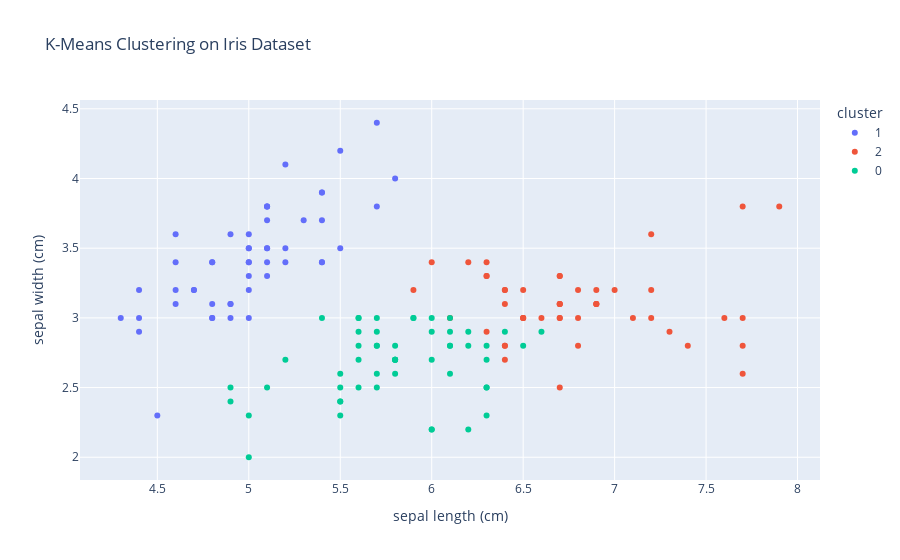

The notebook cell saved with this chart:
### Code cell
from sklearn.cluster import KMeans
from sklearn.datasets import load_iris
import plotly.express as px
import pandas as pd
from sklearn.preprocessing import StandardScaler

# Load the real-world dataset (Iris dataset)
iris = load_iris()
df = pd.DataFrame(iris.data, columns=iris.feature_names)

# Standardizing the dataset
scaler = StandardScaler()
df_scaled = scaler.fit_transform(df)

# Apply K-Means clustering
kmeans = KMeans(n_clusters=3, init='k-means++', random_state=42, n_init=10)
kmeans.fit(df_scaled)
df['cluster'] = kmeans.labels_.astype(str)

# Scatter plot using first two principal features
fig = px.scatter(df, x=iris.feature_names[0], y=iris.feature_names[1], color='cluster', 
                 title='K-Means Clustering on Iris Dataset')
fig.show()

### Figure 1 — Plotly figure (JSON) as saved in the notebook; plotly's stock layout.template omitted (floating-point values rounded to 4 significant figures)
{"data": [{"hovertemplate": "cluster=1<br>sepal length (cm)=%{x}<br>sepal width (cm)=%{y}<extra></extra>", "legendgroup": "1", "marker": {"color": "#636efa", "symbol": "circle"}, "mode": "markers", "name": "1", "orientation": "v", "showlegend": true, "type": "scatter", "x": [5.1, 4.9, 4.7, 4.6, 5.0, 5.4, 4.6, 5.0, 4.4, 4.9, 5.4, 4.8, 4.8, 4.3, 5.8, 5.7, 5.4, 5.1, 5.7, 5.1, 5.4, 5.1, 4.6, 5.1, 4.8, 5.0, 5.0, 5.2, 5.2, 4.7, 4.8, 5.4, 5.2, 5.5, 4.9, 5.0, 5.5, 4.9, 4.4, 5.1, 5.0, 4.5, 4.4, 5.0, 5.1, 4.8, 5.1, 4.6, 5.3, 5.0], "xaxis": "x", "y": [3.5, 3.0, 3.2, 3.1, 3.6, 3.9, 3.4, 3.4, 2.9, 3.1, 3.7, 3.4, 3.0, 3.0, 4.0, 4.4, 3.9, 3.5, 3.8, 3.8, 3.4, 3.7, 3.6, 3.3, 3.4, 3.0, 3.4, 3.5, 3.4, 3.2, 3.1, 3.4, 4.1, 4.2, 3.1, 3.2, 3.5, 3.6, 3.0, 3.4, 3.5, 2.3, 3.2, 3.5, 3.8, 3.0, 3.8, 3.2, 3.7, 3.3], "yaxis": "y"}, {"hovertemplate": "cluster=2<br>sepal length (cm)=%{x}<br>sepal width (cm)=%{y}<extra></extra>", "legendgroup": "2", "marker": {"color": "#EF553B", "symbol": "circle"}, "mode": "markers", "name": "2", "orientation": "v", "showlegend": true, "type": "scatter", "x": [7.0, 6.4, 6.9, 6.3, 6.7, 5.9, 6.6, 6.8, 6.7, 6.0, 6.7, 6.3, 7.1, 6.3, 6.5, 7.6, 7.3, 6.7, 7.2, 6.5, 6.4, 6.8, 6.4, 6.5, 7.7, 7.7, 6.9, 7.7, 6.7, 7.2, 6.1, 6.4, 7.2, 7.4, 7.9, 6.4, 7.7, 6.3, 6.4, 6.9, 6.7, 6.9, 6.8, 6.7, 6.7, 6.5, 6.2], "xaxis": "x", "y": [3.2, 3.2, 3.1, 3.3, 3.1, 3.2, 3.0, 2.8, 3.0, 3.4, 3.1, 3.3, 3.0, 2.9, 3.0, 3.0, 2.9, 2.5, 3.6, 3.2, 2.7, 3.0, 3.2, 3.0, 3.8, 2.6, 3.2, 2.8, 3.3, 3.2, 3.0, 2.8, 3.0, 2.8, 3.8, 2.8, 3.0, 3.4, 3.1, 3.1, 3.1, 3.1, 3.2, 3.3, 3.0, 3.0, 3.4], "yaxis": "y"}, {"hovertemplate": "cluster=0<br>sepal length (cm)=%{x}<br>sepal width (cm)=%{y}<extra></extra>", "legendgroup": "0", "marker": {"color": "#00cc96", "symbol": "circle"}, "mode": "markers", "name": "0", "orientation": "v", "showlegend": true, "type": "scatter", "x": [5.5, 6.5, 5.7, 4.9, 6.6, 5.2, 5.0, 5.9, 6.0, 6.1, 5.6, 5.6, 5.8, 6.2, 5.6, 6.1, 6.3, 6.1, 6.4, 6.0, 5.7, 5.5, 5.5, 5.8, 6.0, 5.4, 6.3, 5.6, 5.5, 5.5, 6.1, 5.8, 5.0, 5.6, 5.7, 5.7, 6.2, 5.1, 5.7, 5.8, 4.9, 5.7, 5.8, 6.0, 5.6, 6.3, 6.2, 6.3, 6.1, 6.0, 5.8, 6.3, 5.9], "xaxis": "x", "y": [2.3, 2.8, 2.8, 2.4, 2.9, 2.7, 2.0, 3.0, 2.2, 2.9, 2.9, 3.0, 2.7, 2.2, 2.5, 2.8, 2.5, 2.8, 2.9, 2.9, 2.6, 2.4, 2.4, 2.7, 2.7, 3.0, 2.3, 3.0, 2.5, 2.6, 3.0, 2.6, 2.3, 2.7, 3.0, 2.9, 2.9, 2.5, 2.8, 2.7, 2.5, 2.5, 2.8, 2.2, 2.8, 2.7, 2.8, 2.8, 2.6, 3.0, 2.7, 2.5, 3.0], "yaxis": "y"}], "layout": {"legend": {"title": {"text": "cluster"}, "tracegroupgap": 0}, "title": {"text": "K-Means Clustering on Iris Dataset"}, "xaxis": {"anchor": "y", "domain": [0, 1], "title": {"text": "sepal length (cm)"}}, "yaxis": {"anchor": "x", "domain": [0, 1], "title": {"text": "sepal width (cm)"}}}}
